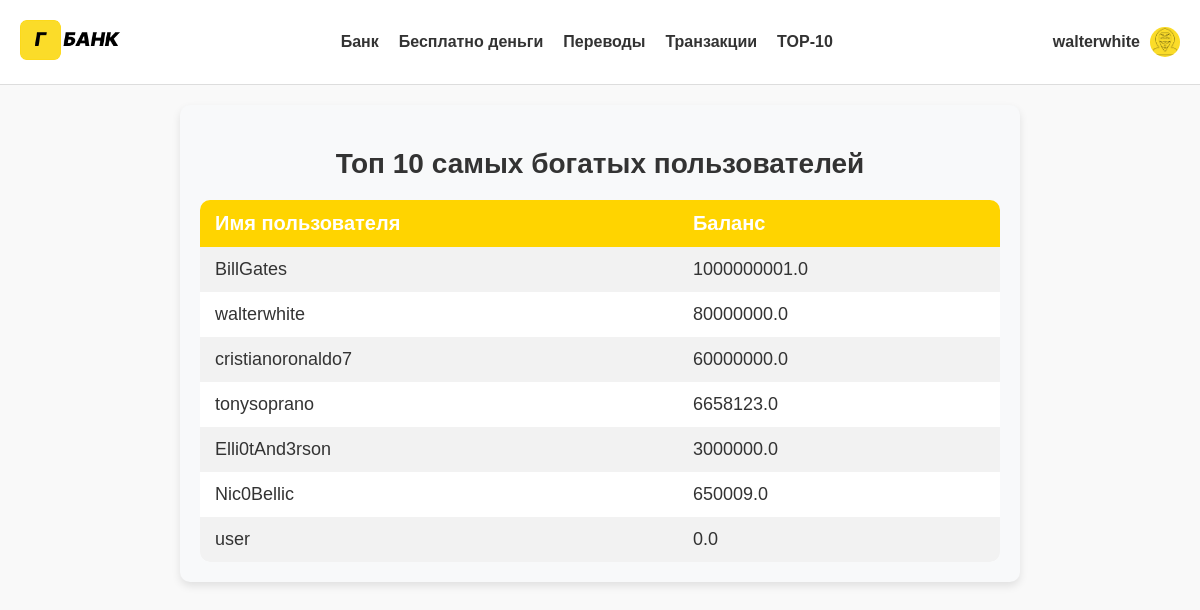
The app's page /top-10 (signed in) with its own data.
### models.py (models this page shows)
class User(UserMixin, db.Model):
    id = db.Column(db.Integer, primary_key=True)
    username = db.Column(db.String(150), unique=True, nullable=False)
    password = db.Column(db.String(150), nullable=False)
    balance = db.Column(db.Float, default=0.0)

### app.py (the view)
@app.route('/top-10', methods=['GET'])
def richest():
    top_users = User.query.order_by(User.balance.desc()).limit(10).all()
    return render_template('richest.html', top_users=top_users)

### app.py (called while the page is built)
@login_manager.user_loader
def load_user(user_id):
    return User.query.get(int(user_id))

### templates/richest.html
{% extends "base.html" %}
{% block content %}
    <div class="top-users-container">
        <h2>Топ 10 самых богатых пользователей</h2>
        {% if top_users %}
            <table class="top-users-table">
                <thead>
                    <tr>
                        <th>Имя пользователя</th>
                        <th>Баланс</th>
                    </tr>
                </thead>
                <tbody>
                    {% for user in top_users %}
                        <tr>
                            <td>{{ user.username }}</td>
                            <td>{{ user.balance }}</td>
                        </tr>
                    {% endfor %}
                </tbody>
            </table>
        {% else %}
            <p>Нет данных о пользователях.</p>
        {% endif %}
    </div>
{% endblock %}

### templates/base.html (shortened to what this page needs)
<!DOCTYPE html>
<html lang="ru">
<head>
    <link rel="stylesheet" href="{{ url_for('static', filename='css/styles.css') }}">
</head>
<body>
    <header>
        <div class="logo">
            <a href="{{ url_for('home')}}"><img src="{{ url_for('static', filename='images/logo.png')}}" alt="Bank Logo"></a>
        </div>
        <nav>
            <ul>
                <li><a href="{{ url_for('home')}}">Банк</a></li>
                <li><a href="{{ url_for('add_money')}}">Бесплатно деньги</a></li>
                <li><a href="{{ url_for('transfer')}}">Переводы</a></li>
                <li><a href="{{ url_for('transactions')}}">Транзакции</a></li>
                <li><a href="{{ url_for('richest')}}">TOP-10</a></li>
            </ul>
        </nav>
        {% if current_user.is_authenticated %}
        <a class="user-name" href="{{ url_for('profile') }}"><div class="user-profile">
            <span>{{ current_user.username }}</span>
            <img src="{{ url_for('static', filename='images/player.png')}}" alt="User Profile">
        </div></a>
        {% else %}
        <div class="user-profile">
            <a href="{{ url_for('login') }}">Войти</a>
            <a href="{{ url_for('register') }}">Зарегистрироваться</a>
        </div>
        {% endif %}
    </header>
    <main>
        {% block content %}
        {% endblock %}
    </main>
</body>
</html>

### static/css/styles.css (style rules this page uses)
body { font-family: Arial, sans-serif; background-color: #f9f9f9; margin: 0; padding: 0; }
header { display: flex; justify-content: space-between; align-items: center; padding: 20px; background-color: #fff; border-bottom: 1px solid #ddd; }
.logo img { height: 40px; }
nav ul { list-style: none; display: flex; gap: 20px; padding: 0; margin: 0; }
nav ul li a { text-decoration: none; color: #333; font-weight: bold; transition: color 0.3s ease; }
.user-profile { display: flex; align-items: center; gap: 10px; }
.user-profile img { height: 30px; width: 30px; border-radius: 50%; object-fit: cover; }
.user-profile a, span { text-decoration: none; color: #333; font-weight: bold; transition: color 0.3s ease; }
.user-name { text-decoration: none; color: #333; font-weight: bold; transition: color 0.3s ease; }
main { padding: 20px; }
.top-users-container { max-width: 800px; margin: 0 auto; padding: 20px; background-color: #f8f9fa; border-radius: 10px; box-shadow: 0 4px 8px rgba(0, 0, 0, 0.1); }
.top-users-container h2 { text-align: center; font-size: 28px; color: #333; margin-bottom: 20px; font-family: 'Arial', sans-serif; }
.top-users-table { width: 100%; border-collapse: collapse; font-family: 'Arial', sans-serif; background-color: #fff; border-radius: 10px; overflow: hidden; }
.top-users-table thead { background-color: #FFD400; color: white; }
.top-users-table th, .top-users-table td { padding: 12px 15px; text-align: left; }
.top-users-table tbody tr:nth-child(odd) { background-color: #f2f2f2; }
.top-users-table td { font-size: 18px; color: #333; }
.top-users-table th { font-size: 20px; font-weight: bold; }

### records on screen
User: username "walterwhite", balance "80000000.0"
User: username "BillGates", balance "1000000001.0"
User: username "cristianoronaldo7", balance "60000000.0"
User: username "tonysoprano", balance "6658123.0"
User: username "Elli0tAnd3rson", balance "3000000.0"
User: username "Nic0Bellic", balance "650009.0"
User: username "user", balance "0.0"
